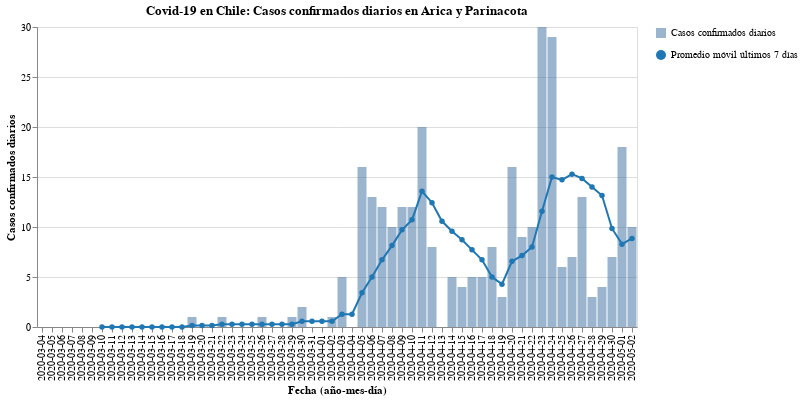

Notebook code for this chart:
### Code cell
#hide_input
bars, line = my_cases_plot(region)
(bars + line).properties(
    title=f'Covid-19 en Chile: Casos confirmados diarios en {region}',
    width=600
)

### Figure 1 — Vega-Lite specification as saved in the notebook (floating-point values rounded to 4 significant figures)
{"config": {"view": {"continuousWidth": 400, "continuousHeight": 300}}, "layer": [{"mark": {"type": "bar", "opacity": 0.7}, "encoding": {"opacity": {"type": "nominal", "field": "Casos confirmados diarios", "legend": {"title": ""}}, "tooltip": [{"type": "nominal", "field": "Fecha"}, {"type": "quantitative", "field": "Casos confirmados"}], "x": {"type": "nominal", "axis": {"title": "Fecha (año-mes-día)"}, "field": "Fecha"}, "y": {"type": "quantitative", "axis": {"title": "Casos confirmados diarios"}, "field": "Casos confirmados"}}}, {"mark": {"type": "line", "color": "#1f77b4", "point": {"filled": true, "fill": "#1f77b4"}}, "encoding": {"shape": {"type": "nominal", "field": "Promedio móvil últimos 7 días", "legend": {"title": ""}}, "x": {"type": "nominal", "axis": {"title": "Fecha (año-mes-día)"}, "field": "Fecha"}, "y": {"type": "quantitative", "field": "Rolling"}}}], "data": {"name": "data-032e5c3045f4e199ca35d41a7fd83424"}, "title": "Covid-19 en Chile: Casos confirmados diarios en Arica y Parinacota", "width": 600, "$schema": "https://vega.github.io/schema/vega-lite/v4.8.1.json", "datasets": {"data-032e5c3045f4e199ca35d41a7fd83424": [{"Fecha": "2020-03-04", "Casos confirmados": 0, "Rolling": null, "Casos confirmados diarios": "Casos confirmados diarios", "Promedio móvil últimos 7 días": "Promedio móvil últimos 7 días"}, {"Fecha": "2020-03-05", "Casos confirmados": 0, "Rolling": null, "Casos confirmados diarios": "Casos confirmados diarios", "Promedio móvil últimos 7 días": "Promedio móvil últimos 7 días"}, {"Fecha": "2020-03-06", "Casos confirmados": 0, "Rolling": null, "Casos confirmados diarios": "Casos confirmados diarios", "Promedio móvil últimos 7 días": "Promedio móvil últimos 7 días"}, {"Fecha": "2020-03-07", "Casos confirmados": 0, "Rolling": null, "Casos confirmados diarios": "Casos confirmados diarios", "Promedio móvil últimos 7 días": "Promedio móvil últimos 7 días"}, {"Fecha": "2020-03-08", "Casos confirmados": 0, "Rolling": null, "Casos confirmados diarios": "Casos confirmados diarios", "Promedio móvil últimos 7 días": "Promedio móvil últimos 7 días"}, {"Fecha": "2020-03-09", "Casos confirmados": 0, "Rolling": null, "Casos confirmados diarios": "Casos confirmados diarios", "Promedio móvil últimos 7 días": "Promedio móvil últimos 7 días"}, {"Fecha": "2020-03-10", "Casos confirmados": 0, "Rolling": 0.0, "Casos confirmados diarios": "Casos confirmados diarios", "Promedio móvil últimos 7 días": "Promedio móvil últimos 7 días"}, {"Fecha": "2020-03-11", "Casos confirmados": 0, "Rolling": 0.0, "Casos confirmados diarios": "Casos confirmados diarios", "Promedio móvil últimos 7 días": "Promedio móvil últimos 7 días"}, {"Fecha": "2020-03-12", "Casos confirmados": 0, "Rolling": 0.0, "Casos confirmados diarios": "Casos confirmados diarios", "Promedio móvil últimos 7 días": "Promedio móvil últimos 7 días"}, {"Fecha": "2020-03-13", "Casos confirmados": 0, "Rolling": 0.0, "Casos confirmados diarios": "Casos confirmados diarios", "Promedio móvil últimos 7 días": "Promedio móvil últimos 7 días"}, {"Fecha": "2020-03-14", "Casos confirmados": 0, "Rolling": 0.0, "Casos confirmados diarios": "Casos confirmados diarios", "Promedio móvil últimos 7 días": "Promedio móvil últimos 7 días"}, {"Fecha": "2020-03-15", "Casos confirmados": 0, "Rolling": 0.0, "Casos confirmados diarios": "Casos confirmados diarios", "Promedio móvil últimos 7 días": "Promedio móvil últimos 7 días"}, {"Fecha": "2020-03-16", "Casos confirmados": 0, "Rolling": 0.0, "Casos confirmados diarios": "Casos confirmados diarios", "Promedio móvil últimos 7 días": "Promedio móvil últimos 7 días"}, {"Fecha": "2020-03-17", "Casos confirmados": 0, "Rolling": 0.0, "Casos confirmados diarios": "Casos confirmados diarios", "Promedio móvil últimos 7 días": "Promedio móvil últimos 7 días"}, {"Fecha": "2020-03-18", "Casos confirmados": 0, "Rolling": 0.0, "Casos confirmados diarios": "Casos confirmados diarios", "Promedio móvil últimos 7 días": "Promedio móvil últimos 7 días"}, {"Fecha": "2020-03-19", "Casos confirmados": 1, "Rolling": 0.1429, "Casos confirmados diarios": "Casos confirmados diarios", "Promedio móvil últimos 7 días": "Promedio móvil últimos 7 días"}, {"Fecha": "2020-03-20", "Casos confirmados": 0, "Rolling": 0.1429, "Casos confirmados diarios": "Casos confirmados diarios", "Promedio móvil últimos 7 días": "Promedio móvil últimos 7 días"}, {"Fecha": "2020-03-21", "Casos confirmados": 0, "Rolling": 0.1429, "Casos confirmados diarios": "Casos confirmados diarios", "Promedio móvil últimos 7 días": "Promedio móvil últimos 7 días"}, {"Fecha": "2020-03-22", "Casos confirmados": 1, "Rolling": 0.2857, "Casos confirmados diarios": "Casos confirmados diarios", "Promedio móvil últimos 7 días": "Promedio móvil últimos 7 días"}, {"Fecha": "2020-03-23", "Casos confirmados": 0, "Rolling": 0.2857, "Casos confirmados diarios": "Casos confirmados diarios", "Promedio móvil últimos 7 días": "Promedio móvil últimos 7 días"}, {"Fecha": "2020-03-24", "Casos confirmados": 0, "Rolling": 0.2857, "Casos confirmados diarios": "Casos confirmados diarios", "Promedio móvil últimos 7 días": "Promedio móvil últimos 7 días"}, {"Fecha": "2020-03-25", "Casos confirmados": 0, "Rolling": 0.2857, "Casos confirmados diarios": "Casos confirmados diarios", "Promedio móvil últimos 7 días": "Promedio móvil últimos 7 días"}, {"Fecha": "2020-03-26", "Casos confirmados": 1, "Rolling": 0.2857, "Casos confirmados diarios": "Casos confirmados diarios", "Promedio móvil últimos 7 días": "Promedio móvil últimos 7 días"}, {"Fecha": "2020-03-27", "Casos confirmados": 0, "Rolling": 0.2857, "Casos confirmados diarios": "Casos confirmados diarios", "Promedio móvil últimos 7 días": "Promedio móvil últimos 7 días"}, {"Fecha": "2020-03-28", "Casos confirmados": 0, "Rolling": 0.2857, "Casos confirmados diarios": "Casos confirmados diarios", "Promedio móvil últimos 7 días": "Promedio móvil últimos 7 días"}, {"Fecha": "2020-03-29", "Casos confirmados": 1, "Rolling": 0.2857, "Casos confirmados diarios": "Casos confirmados diarios", "Promedio móvil últimos 7 días": "Promedio móvil últimos 7 días"}, {"Fecha": "2020-03-30", "Casos confirmados": 2, "Rolling": 0.5714, "Casos confirmados diarios": "Casos confirmados diarios", "Promedio móvil últimos 7 días": "Promedio móvil últimos 7 días"}, {"Fecha": "2020-03-31", "Casos confirmados": 0, "Rolling": 0.5714, "Casos confirmados diarios": "Casos confirmados diarios", "Promedio móvil últimos 7 días": "Promedio móvil últimos 7 días"}, {"Fecha": "2020-04-01", "Casos confirmados": 0, "Rolling": 0.5714, "Casos confirmados diarios": "Casos confirmados diarios", "Promedio móvil últimos 7 días": "Promedio móvil últimos 7 días"}, {"Fecha": "2020-04-02", "Casos confirmados": 1, "Rolling": 0.5714, "Casos confirmados diarios": "Casos confirmados diarios", "Promedio móvil últimos 7 días": "Promedio móvil últimos 7 días"}, {"Fecha": "2020-04-03", "Casos confirmados": 5, "Rolling": 1.286, "Casos confirmados diarios": "Casos confirmados diarios", "Promedio móvil últimos 7 días": "Promedio móvil últimos 7 días"}, {"Fecha": "2020-04-04", "Casos confirmados": 0, "Rolling": 1.286, "Casos confirmados diarios": "Casos confirmados diarios", "Promedio móvil últimos 7 días": "Promedio móvil últimos 7 días"}, {"Fecha": "2020-04-05", "Casos confirmados": 16, "Rolling": 3.429, "Casos confirmados diarios": "Casos confirmados diarios", "Promedio móvil últimos 7 días": "Promedio móvil últimos 7 días"}, {"Fecha": "2020-04-06", "Casos confirmados": 13, "Rolling": 5.0, "Casos confirmados diarios": "Casos confirmados diarios", "Promedio móvil últimos 7 días": "Promedio móvil últimos 7 días"}, {"Fecha": "2020-04-07", "Casos confirmados": 12, "Rolling": 6.714, "Casos confirmados diarios": "Casos confirmados diarios", "Promedio móvil últimos 7 días": "Promedio móvil últimos 7 días"}, {"Fecha": "2020-04-08", "Casos confirmados": 10, "Rolling": 8.143, "Casos confirmados diarios": "Casos confirmados diarios", "Promedio móvil últimos 7 días": "Promedio móvil últimos 7 días"}, {"Fecha": "2020-04-09", "Casos confirmados": 12, "Rolling": 9.714, "Casos confirmados diarios": "Casos confirmados diarios", "Promedio móvil últimos 7 días": "Promedio móvil últimos 7 días"}, {"Fecha": "2020-04-10", "Casos confirmados": 12, "Rolling": 10.71, "Casos confirmados diarios": "Casos confirmados diarios", "Promedio móvil últimos 7 días": "Promedio móvil últimos 7 días"}, {"Fecha": "2020-04-11", "Casos confirmados": 20, "Rolling": 13.57, "Casos confirmados diarios": "Casos confirmados diarios", "Promedio móvil últimos 7 días": "Promedio móvil últimos 7 días"}, {"Fecha": "2020-04-12", "Casos confirmados": 8, "Rolling": 12.43, "Casos confirmados diarios": "Casos confirmados diarios", "Promedio móvil últimos 7 días": "Promedio móvil últimos 7 días"}, {"Fecha": "2020-04-13", "Casos confirmados": 0, "Rolling": 10.57, "Casos confirmados diarios": "Casos confirmados diarios", "Promedio móvil últimos 7 días": "Promedio móvil últimos 7 días"}, {"Fecha": "2020-04-14", "Casos confirmados": 5, "Rolling": 9.571, "Casos confirmados diarios": "Casos confirmados diarios", "Promedio móvil últimos 7 días": "Promedio móvil últimos 7 días"}, {"Fecha": "2020-04-15", "Casos confirmados": 4, "Rolling": 8.714, "Casos confirmados diarios": "Casos confirmados diarios", "Promedio móvil últimos 7 días": "Promedio móvil últimos 7 días"}, {"Fecha": "2020-04-16", "Casos confirmados": 5, "Rolling": 7.714, "Casos confirmados diarios": "Casos confirmados diarios", "Promedio móvil últimos 7 días": "Promedio móvil últimos 7 días"}, {"Fecha": "2020-04-17", "Casos confirmados": 5, "Rolling": 6.714, "Casos confirmados diarios": "Casos confirmados diarios", "Promedio móvil últimos 7 días": "Promedio móvil últimos 7 días"}, {"Fecha": "2020-04-18", "Casos confirmados": 8, "Rolling": 5.0, "Casos confirmados diarios": "Casos confirmados diarios", "Promedio móvil últimos 7 días": "Promedio móvil últimos 7 días"}, {"Fecha": "2020-04-19", "Casos confirmados": 3, "Rolling": 4.286, "Casos confirmados diarios": "Casos confirmados diarios", "Promedio móvil últimos 7 días": "Promedio móvil últimos 7 días"}, {"Fecha": "2020-04-20", "Casos confirmados": 16, "Rolling": 6.571, "Casos confirmados diarios": "Casos confirmados diarios", "Promedio móvil últimos 7 días": "Promedio móvil últimos 7 días"}, {"Fecha": "2020-04-21", "Casos confirmados": 9, "Rolling": 7.143, "Casos confirmados diarios": "Casos confirmados diarios", "Promedio móvil últimos 7 días": "Promedio móvil últimos 7 días"}, {"Fecha": "2020-04-22", "Casos confirmados": 10, "Rolling": 8.0, "Casos confirmados diarios": "Casos confirmados diarios", "Promedio móvil últimos 7 días": "Promedio móvil últimos 7 días"}, {"Fecha": "2020-04-23", "Casos confirmados": 30, "Rolling": 11.57, "Casos confirmados diarios": "Casos confirmados diarios", "Promedio móvil últimos 7 días": "Promedio móvil últimos 7 días"}, {"Fecha": "2020-04-24", "Casos confirmados": 29, "Rolling": 15.0, "Casos confirmados diarios": "Casos confirmados diarios", "Promedio móvil últimos 7 días": "Promedio móvil últimos 7 días"}, {"Fecha": "2020-04-25", "Casos confirmados": 6, "Rolling": 14.71, "Casos confirmados diarios": "Casos confirmados diarios", "Promedio móvil últimos 7 días": "Promedio móvil últimos 7 días"}, {"Fecha": "2020-04-26", "Casos confirmados": 7, "Rolling": 15.29, "Casos confirmados diarios": "Casos confirmados diarios", "Promedio móvil últimos 7 días": "Promedio móvil últimos 7 días"}, {"Fecha": "2020-04-27", "Casos confirmados": 13, "Rolling": 14.86, "Casos confirmados diarios": "Casos confirmados diarios", "Promedio móvil últimos 7 días": "Promedio móvil últimos 7 días"}, {"Fecha": "2020-04-28", "Casos confirmados": 3, "Rolling": 14.0, "Casos confirmados diarios": "Casos confirmados diarios", "Promedio móvil últimos 7 días": "Promedio móvil últimos 7 días"}, {"Fecha": "2020-04-29", "Casos confirmados": 4, "Rolling": 13.14, "Casos confirmados diarios": "Casos confirmados diarios", "Promedio móvil últimos 7 días": "Promedio móvil últimos 7 días"}, {"Fecha": "2020-04-30", "Casos confirmados": 7, "Rolling": 9.857, "Casos confirmados diarios": "Casos confirmados diarios", "Promedio móvil últimos 7 días": "Promedio móvil últimos 7 días"}, {"Fecha": "2020-05-01", "Casos confirmados": 18, "Rolling": 8.286, "Casos confirmados diarios": "Casos confirmados diarios", "Promedio móvil últimos 7 días": "Promedio móvil últimos 7 días"}, {"Fecha": "2020-05-02", "Casos confirmados": 10, "Rolling": 8.857, "Casos confirmados diarios": "Casos confirmados diarios", "Promedio móvil últimos 7 días": "Promedio móvil últimos 7 días"}]}}
